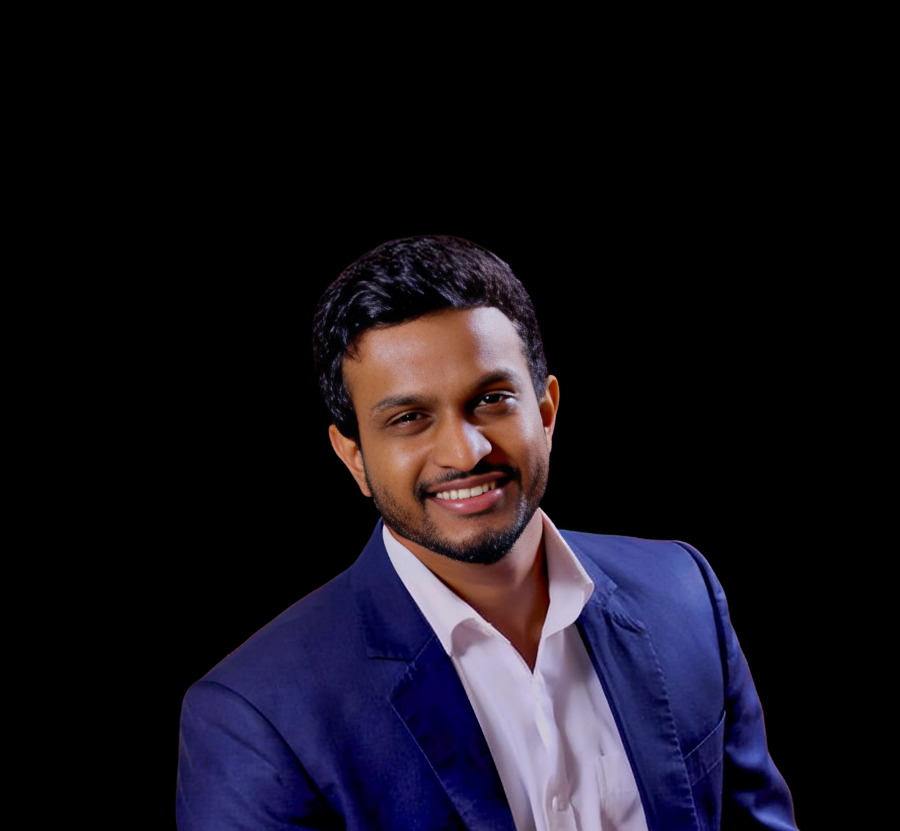
#> input picture Photo Editor/imgs/my_picture.png, 900 x 831 px; its folder holds only this picture in this run
$ python photoEditor.py
#> lines starting #> are read from the running program, lines starting #| are printed output that depends on the picture
from PIL import Image,ImageEnhance,ImageFilter
import os

path = './imgs' #folder for unedited images
pathout = './Automation/output' #folder for edited images

try:

    for filename in os.listdir(path):
        img= Image.open(f"{path}/{filename}")
#> img is the input picture: PIL image 900x831 RGBA; mean R, G, B, A 21.4, 17.5, 26.8, 255

        # Sharpnig and BW # Image processing steps...
        edit = img.filter(ImageFilter.SHARPEN).convert('L').rotate(-180)
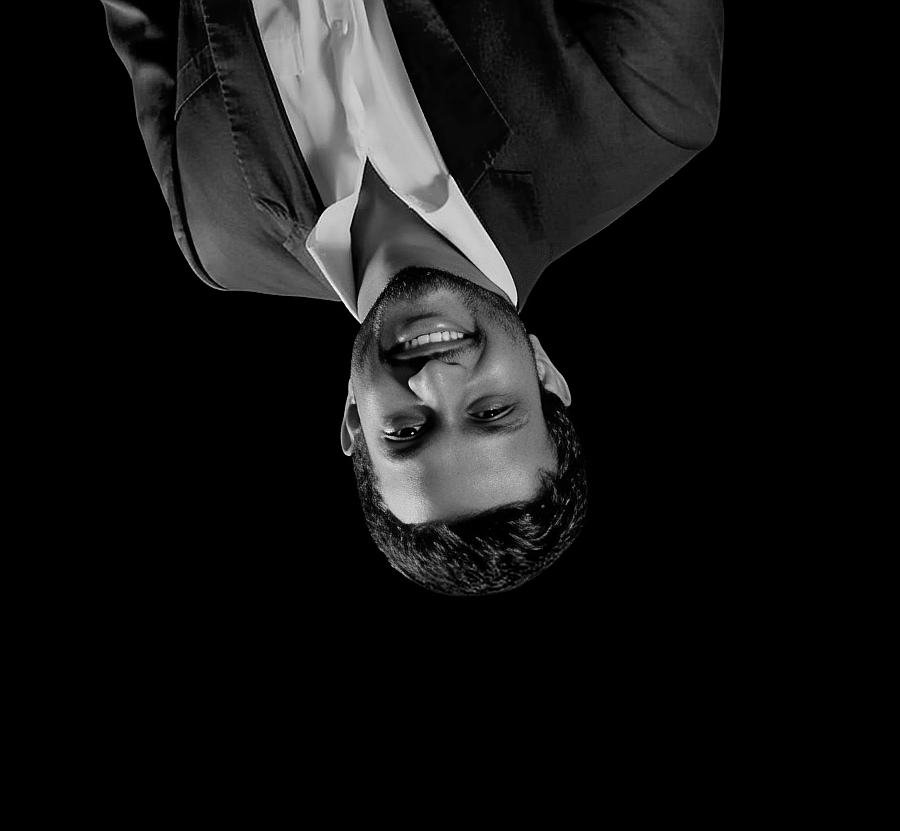
#> edit: PIL image 900x831 L; min 0, max 255, mean 19.8


        #Contrast
        factor = 2.7
        enhancer = ImageEnhance.Contrast(edit)
        edit = enhancer.enhance(factor)
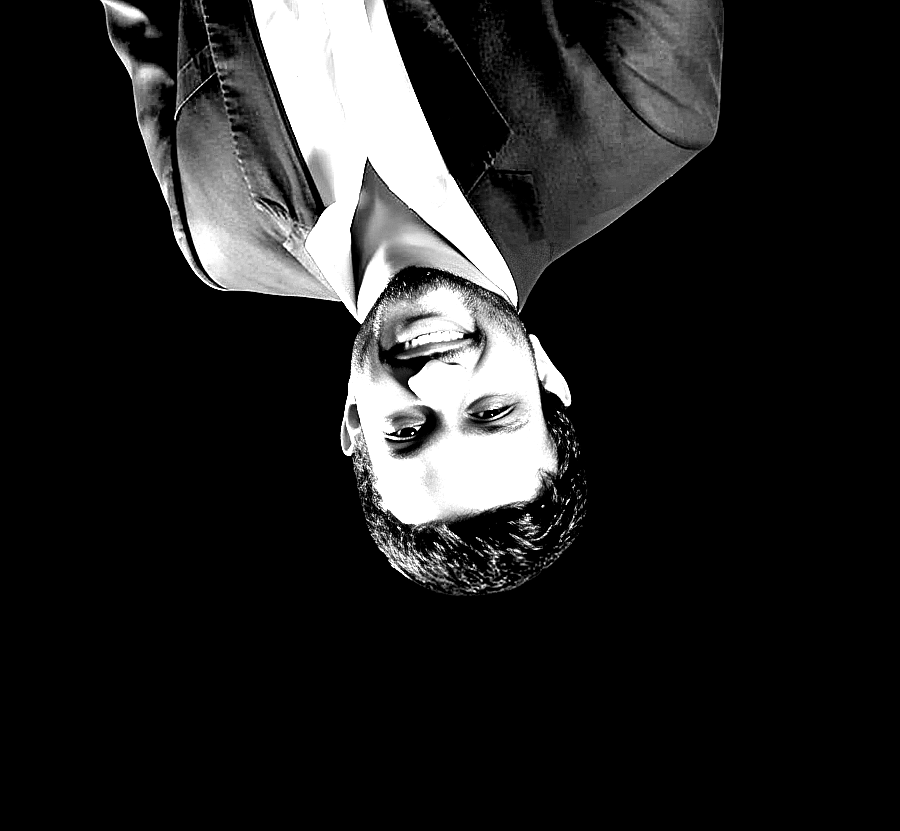
#> edit: PIL image 900x831 L; min 0, max 255, mean 35.1
        ####

        clean_name = os.path.splitext(filename)[0] #since os.path is returning the tuple and we call the first element by using 0

        # Debugging print statements
        print("Pathout:", pathout)
        print("Clean Name:", clean_name)

        edit.save(f'.{pathout}/{clean_name}_edited.jpg')

except Exception as e:
    #Error handling
    print(f'Error : {e}')
